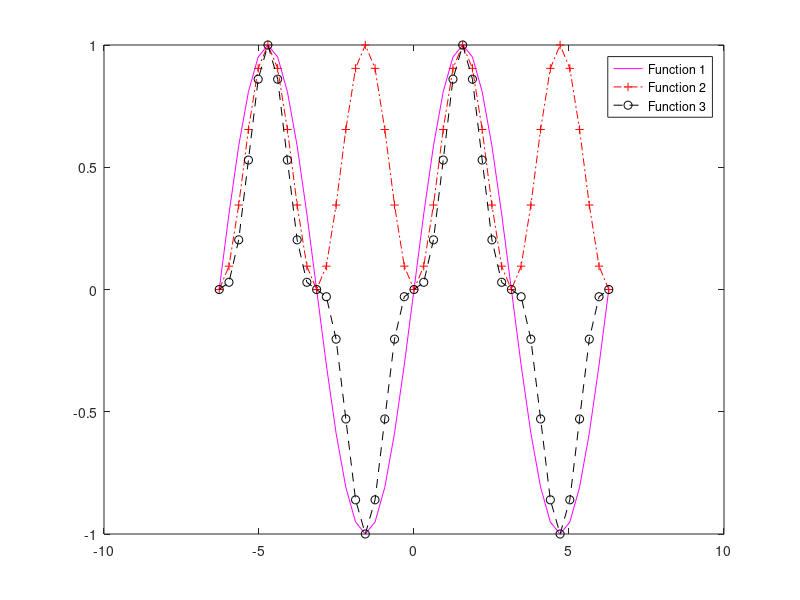

Write the MATLAB code that produced this figure.
x=-2*pi:0.1*pi:2*pi;
y1=sin(x); y2=sin(x).^2; y3=sin(x).^3;
plot(x,y1,'-m',x,y2,'-.+r',x,y3,'--ok')
legend('Function 1','Function 2','Function 3');
